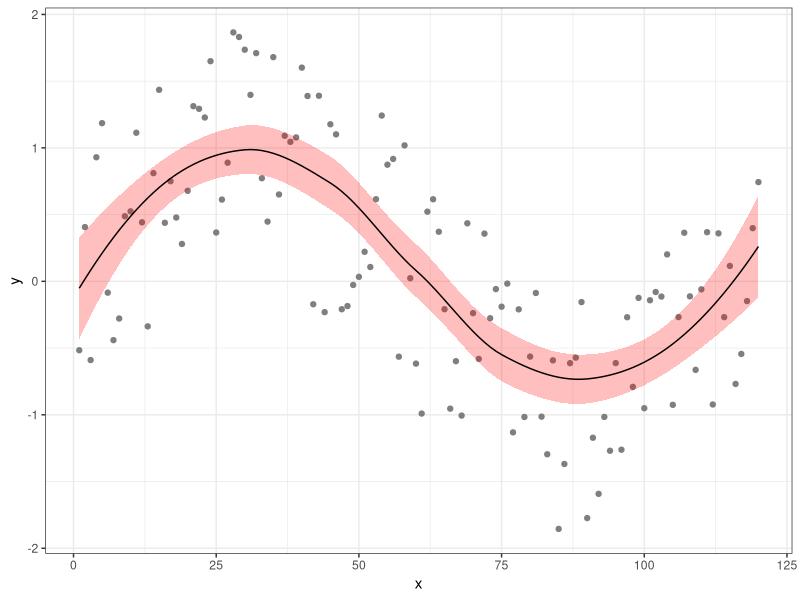
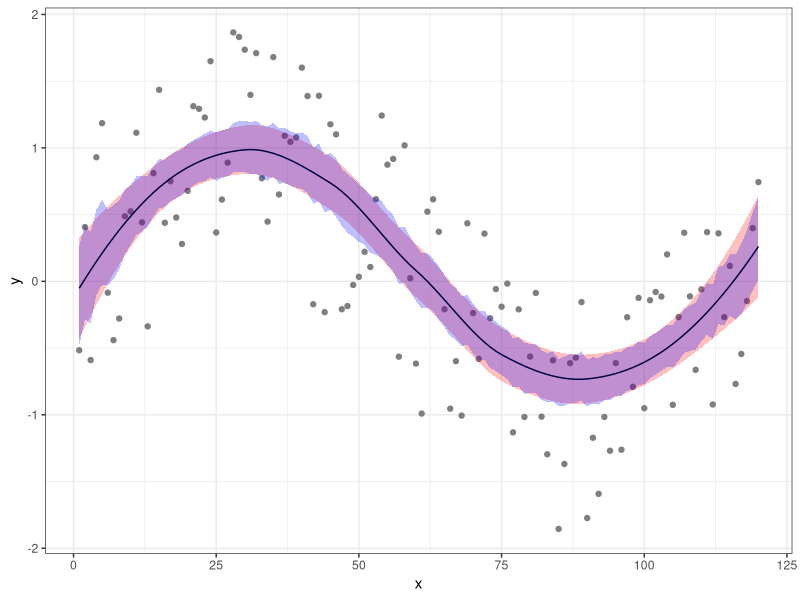

Recreate these plots in R, in order. (Note: this script raises an error after producing the figures.)
library(tidyverse)

## Data setup

set.seed(3212016)
d = data.frame(x = 1:120) |>
  mutate(y = sin(2*pi*x/120) + runif(length(x),-1,1))



## Theoretical CI

l = loess(y ~ x, data=d)
p = predict(l, se=TRUE)

d = d |> mutate(
  pred_y = p$fit,
  pred_y_se = p$se.fit
)


ggplot(d, aes(x,y)) +
  geom_point(color="gray50") +
  geom_ribbon(
    aes(ymin = pred_y - 1.96 * pred_y_se, 
        ymax = pred_y + 1.96 * pred_y_se), 
    fill="red", alpha=0.25
  ) +
  geom_line(aes(y=pred_y)) +
  theme_bw()

## Bootstrap CI

n_rep = 5000
system.time({
  bs = map_dfr(
    seq_len(n_rep),
    function(i) {
      d |>
        select(x,y) |>
        slice_sample(prop=1, replace=TRUE) |>
        ( \(df) {
          df |>
            mutate(
              iter = i,
              pred = loess(y~x, data=df) |> predict()
            )
        })()
    }
  ) |>
    group_by(x,y) |>
    summarize(
      bs_low = quantile(pred, probs =0.025),
      bs_upp = quantile(pred, probs =0.975),
      .groups = "drop"
    )
})

ggplot(d, aes(x,y)) +
  geom_point(color="gray50") +
  geom_ribbon(
    aes(ymin = pred_y - 1.96 * pred_y_se, 
        ymax = pred_y + 1.96 * pred_y_se), 
    fill="red", alpha=0.25
  ) +
  geom_line(aes(y=pred_y)) +
  theme_bw() +
  geom_ribbon(
    data = bs,
    aes(ymin = bs_low, ymax = bs_upp), 
    fill="blue", alpha=0.25
  )


## furrr version

future::plan(future::multisession, workers=16)

n_rep = 50000
system.time({
  bs = furrr::future_map_dfr(
    seq_len(n_rep),
    function(i) {
      d |>
        select(x,y) |>
        slice_sample(prop=1, replace=TRUE) |>
        ( \(df) {
          df |>
            mutate(
              iter = i,
              pred = loess(y~x, data=df) |> predict()
            )
        })()
    },
    .options = furrr::furrr_options(seed=TRUE),
    .progress = TRUE
  ) |>
    group_by(x,y) |>
    summarize(
      bs_low = quantile(pred, probs =0.025),
      bs_upp = quantile(pred, probs =0.975),
      .groups = "drop"
    )
})

ggplot(d, aes(x,y)) +
  geom_point(color="gray50") +
  geom_ribbon(
    aes(ymin = pred_y - 1.96 * pred_y_se, 
        ymax = pred_y + 1.96 * pred_y_se), 
    fill="red", alpha=0.25
  ) +
  geom_line(aes(y=pred_y)) +
  theme_bw() +
  geom_ribbon(
    data = bs,
    aes(ymin = bs_low, ymax = bs_upp), 
    fill="blue", alpha=0.25
  )
